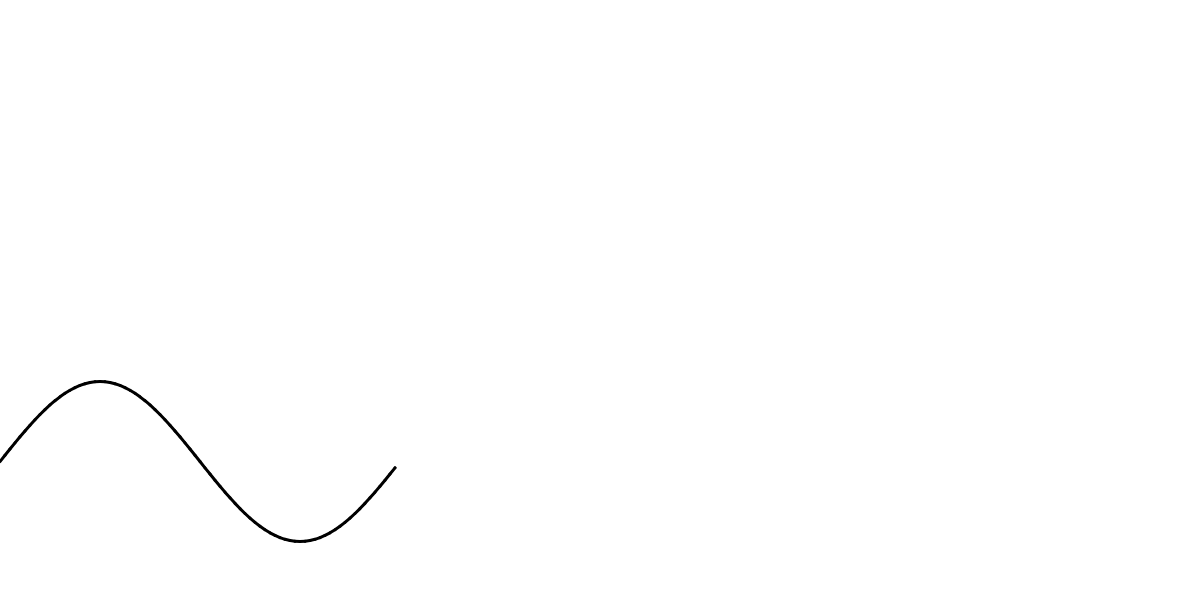
Frame 1 (no input)
Frame 60 (no input): identical to frame 1, image omitted
Frame 120 (the mouse pressed at the canvas centre since frame 60): identical to frame 1, image omitted

The p5.js sketch that drew this single still picture (run headless with seeded random() and noise() and a simulated clock; from frame 60 on, the mouse is pressed at the canvas centre):

// p5.js sketch
// ── sketch.js
// Pair Programming Terrain
// Catherine Liu & Csaba Nemeth
// May 2, 2018

let amp;
let stretch;
let angle;
let inc = (Math.PI)*2 / 80.0;
let heightsArray = [];
let transferArray = [];

function setup() {
  createCanvas (1200, 600);
  amp = 40;

  generateWaveHeights(5);

}

function draw() {
  background(255);
  strokeWeight(3);
  drawSinWave();
}

function generateWaveHeights(stretch) {
  angle = 0;
  for (let i = 0; i < 80; i++) {
    heightsArray.push([i *  stretch, height/1.3 - 2*(sin(angle) * amp)]);
    angle += inc;
  }
  return heightsArray;
}


function drawSinWave() {
  for (let i = 0; i < heightsArray.length; i++) {
    if (i === heightsArray.length - 1) {
      point(heightsArray[i][0], heightsArray[i][1]);
    }
    else {
      line(heightsArray[i][0], heightsArray[i][1],heightsArray[i+1][0], heightsArray[i+1][1] );
    }
    // heightsArray[i][0] += 1;
  }
}
